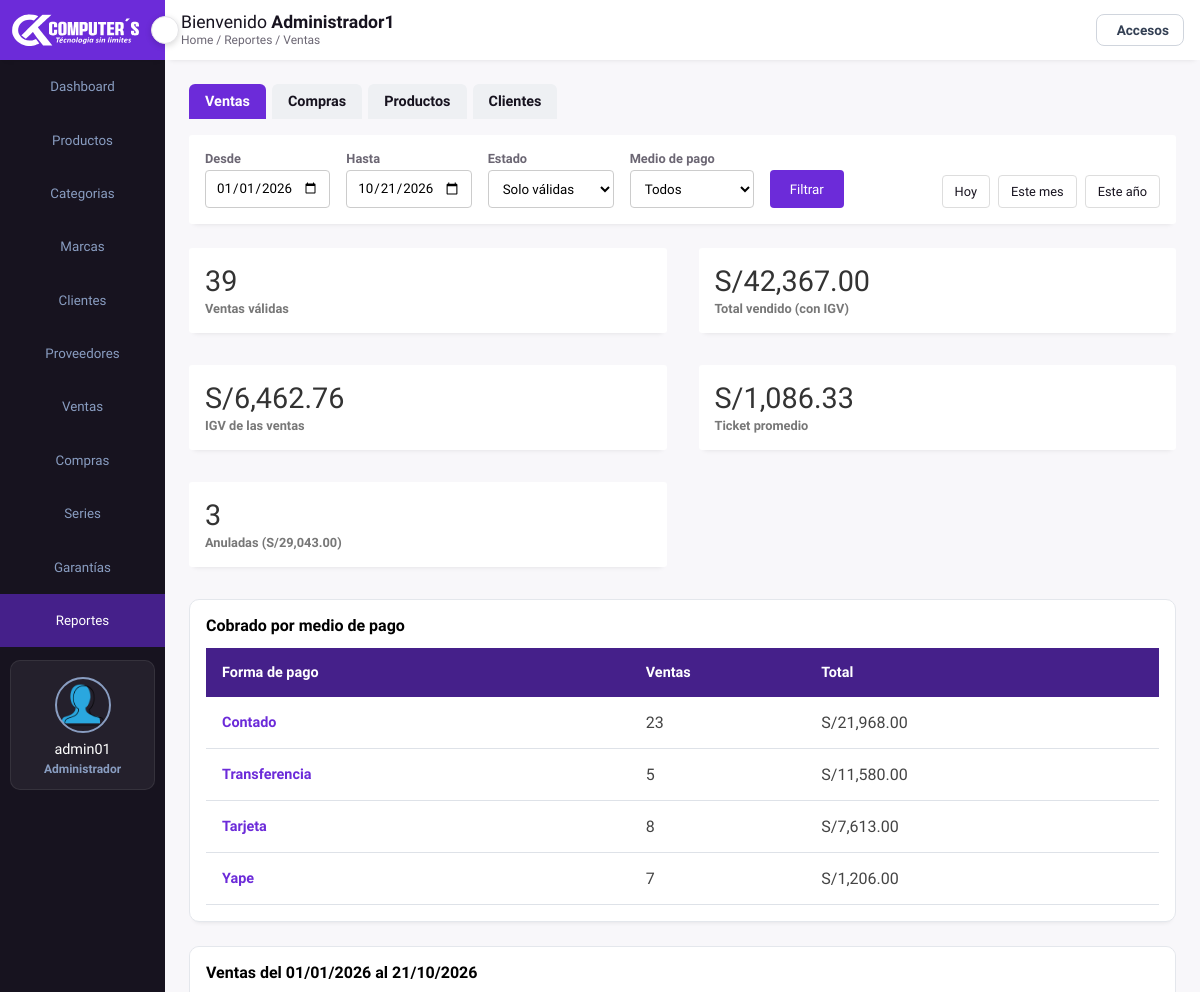
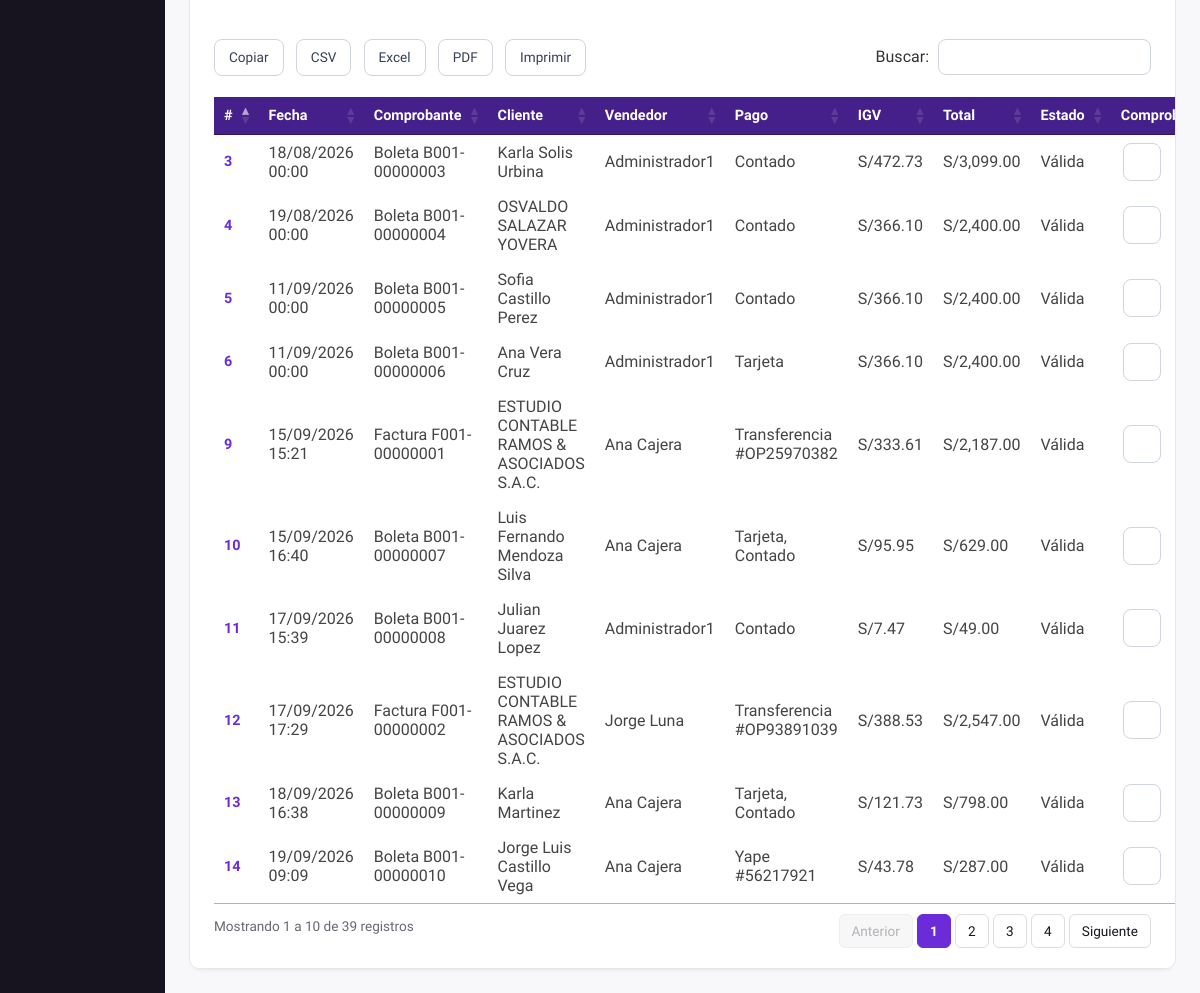
The app's page /frontend/reportes/ventas.php (signed in) with its own data (2 pictures, top to bottom).
### tables this page shows
CREATE TABLE `orders` (
  `idord` int(11) NOT NULL AUTO_INCREMENT,
  `user_id` int(11) NOT NULL,
  `idcli` int(11) DEFAULT NULL,
  `nomcl` text NOT NULL,
  `method` varchar(50) NOT NULL,
  `total_products` text NOT NULL,
  `total_price` decimal(10,2) NOT NULL,
  `subtotal_sin_igv` decimal(10,2) NOT NULL DEFAULT 0.00,
  `igv` decimal(10,2) NOT NULL DEFAULT 0.00,
  `placed_on` datetime NOT NULL,
  `payment_status` varchar(20) NOT NULL,
  `anulada` tinyint(1) NOT NULL DEFAULT 0,
  `anulada_on` datetime DEFAULT NULL,
  `motivo_anulacion` varchar(255) DEFAULT NULL,
  `reemplaza_a` int(11) DEFAULT NULL,
  `tipc` varchar(15) NOT NULL,
  `idserie` int(11) DEFAULT NULL,
  `serie` char(4) DEFAULT NULL,
  `numero` int(10) unsigned DEFAULT NULL,
  `doc_tipo` varchar(10) DEFAULT NULL,
  `doc_num` varchar(11) DEFAULT NULL,
  PRIMARY KEY (`idord`),
  UNIQUE KEY `uq_orders_comprobante` (`serie`,`numero`),
  KEY `orders_ibfk_1` (`user_id`),
  KEY `idx_orders_cliente` (`idcli`),
  KEY `idx_orders_serie` (`idserie`),
  KEY `idx_orders_reemplaza` (`reemplaza_a`),
  CONSTRAINT `orders_ibfk_1` FOREIGN KEY (`user_id`) REFERENCES `usuarios` (`id`),
  CONSTRAINT `orders_ibfk_2` FOREIGN KEY (`idcli`) REFERENCES `clientes` (`idcli`) ON UPDATE CASCADE,
  CONSTRAINT `orders_ibfk_3` FOREIGN KEY (`idserie`) REFERENCES `series` (`idserie`),
  CONSTRAINT `orders_ibfk_4` FOREIGN KEY (`reemplaza_a`) REFERENCES `orders` (`idord`)
);

CREATE TABLE `usuarios` (
  `id` int(11) NOT NULL AUTO_INCREMENT,
  `nombre` varchar(35) NOT NULL,
  `username` varchar(25) NOT NULL,
  `correo` varchar(35) NOT NULL,
  `password` varchar(255) NOT NULL,
  `rol` tinyint(1) NOT NULL DEFAULT 3 COMMENT '1=Administrador, 2=Cajero, 3=Empleado',
  `fere` timestamp NOT NULL DEFAULT current_timestamp() ON UPDATE current_timestamp(),
  `state` tinyint(1) NOT NULL DEFAULT 1,
  PRIMARY KEY (`id`)
);

### backend/config/helpers.php (called while the page is built, shortened)
<?php
function formato_comprobante($serie, $numero)
{
    return $serie . '-' . str_pad((string)$numero, 8, '0', STR_PAD_LEFT);
}
function e($valor)
{
    return htmlspecialchars((string)$valor, ENT_QUOTES, 'UTF-8');
}

### frontend/reportes/ventas.php (the view, shortened to what this page needs)
<?php
require_once __DIR__ . '/../../backend/config/app.php';
require __DIR__ . '/comun.php';
$estados = ['validas' => 'Solo válidas', 'anuladas' => 'Solo anuladas', 'todas' => 'Todas'];
$estado  = opcion_get('estado', $estados, 'validas');
$metodos = ['' => 'Todos'] + array_combine(METODOS_PAGO, METODOS_PAGO);
$metodo  = opcion_get('metodo', $metodos, '');
$where  = 'o.placed_on >= :desde AND o.placed_on < :hasta';
$params = $rango;
$resumen = $connect->prepare(
    "SELECT SUM(o.anulada = 0)                                                   AS ventas,
            COALESCE(SUM(CASE WHEN o.anulada = 0 THEN o.total_price END), 0)     AS total,
            COALESCE(SUM(CASE WHEN o.anulada = 0 THEN o.igv END), 0)             AS igv,
            SUM(o.anulada = 1)                                                   AS anuladas,
            COALESCE(SUM(CASE WHEN o.anulada = 1 THEN o.total_price END), 0)     AS total_anulado
       FROM orders o
      WHERE $where"
);
$resumen->execute($params);
$r = $resumen->fetch();
$promedio = $r->ventas ? $r->total / $r->ventas : 0;
$porPago = $connect->prepare(
    "SELECT pg.metodo, COUNT(DISTINCT o.idord) AS ventas, SUM(pg.monto) AS total
       FROM orders o INNER JOIN orders_pagos pg ON pg.idord = o.idord
      WHERE $where AND o.anulada = 0
      GROUP BY pg.metodo
      ORDER BY total DESC"
);
$porPago->execute($params);
$pagos = $porPago->fetchAll();
$filtroEstado = ['validas' => ' AND o.anulada = 0', 'anuladas' => ' AND o.anulada = 1', 'todas' => ''][$estado];
$lista = $connect->prepare(
    "SELECT o.idord, o.placed_on, o.tipc, o.serie, o.numero, o.nomcl, o.method, o.igv, o.total_price, o.anulada, o.motivo_anulacion,
            u.nombre AS vendedor,
            (SELECT GROUP_CONCAT(CONCAT(pg.metodo, IF(pg.num_operacion IS NULL, '', CONCAT(' #', pg.num_operacion))) SEPARATOR ', ')
               FROM orders_pagos pg WHERE pg.idord = o.idord) AS detalle_pago
       FROM orders o
       LEFT JOIN usuarios u ON u.id = o.user_id
      WHERE $where $filtroEstado
      ORDER BY o.placed_on DESC, o.idord DESC"
);
$lista->execute($params);
$ventas = $lista->fetchAll();
require __DIR__ . '/../layout/cabecera.php';
?>
            <div class="page-content">
                <form class="filtros" method="GET" action="">
                    <label>Desde <input type="date" name="desde" value="<?php echo e($desde); ?>" max="<?php echo e($hoy); ?>"></label>
                    <label>Hasta <input type="date" name="hasta" value="<?php echo e($hasta); ?>" max="<?php echo e($hoy); ?>"></label>
                    <label>Estado
                        <select name="estado">
<?php foreach ($estados as $valor => $texto): ?>
                            <option value="<?php echo $valor; ?>"<?php echo $valor === $estado ? ' selected' : ''; ?>><?php echo $texto; ?></option>
<?php endforeach; ?>
                        </select>
                    </label>
                    <label>Medio de pago
                        <select name="metodo">
<?php foreach ($metodos as $valor => $texto): ?>
                            <option value="<?php echo e($valor); ?>"<?php echo $valor === $metodo ? ' selected' : ''; ?>><?php echo e($texto); ?></option>
<?php endforeach; ?>
                        </select>
                    </label>
                    <button type="submit">Filtrar</button>
                    <span class="atajos">
<?php foreach ($atajos as $texto => [$d, $h]): ?>
                        <a href="<?php echo url_atajo($d, $h); ?>"><?php echo $texto; ?></a>
<?php endforeach; ?>
                    </span>
                </form>
                <div class="analytics">
                    <div class="card">
                        <div class="card-head">
                            <h2><?php echo (int)$r->ventas; ?></h2>
                        </div>
                        <div class="card-progress"><small>Ventas válidas</small></div>
                    </div>
                    <div class="card">
                        <div class="card-head">
                            <h2>S/<?php echo number_format($r->total, 2); ?></h2>
                        </div>
                        <div class="card-progress"><small>Total vendido (con IGV)</small></div>
                    </div>
                    <div class="card">
                        <div class="card-head">
                            <h2>S/<?php echo number_format($r->igv, 2); ?></h2>
                        </div>
                        <div class="card-progress"><small>IGV de las ventas</small></div>
                    </div>
                    <div class="card">
                        <div class="card-head">
                            <h2>S/<?php echo number_format($promedio, 2); ?></h2>
                        </div>
                        <div class="card-progress"><small>Ticket promedio</small></div>
                    </div>
                    <div class="card">
                        <div class="card-head">
                            <h2><?php echo (int)$r->anuladas; ?></h2>
                        </div>
                        <div class="card-progress"><small>Anuladas (S/<?php echo number_format($r->total_anulado, 2); ?>)</small></div>
                    </div>
                </div>
<?php if ($pagos): ?>
                <div class="records por-pago">
                    <h3>Cobrado por medio de pago</h3>
                    <table width="100%">
                        <thead>
                            <tr><th>Forma de pago</th><th>Ventas</th><th>Total</th></tr>
                        </thead>
                        <tbody>
<?php foreach ($pagos as $p): ?>
                            <tr>
                                <td><?php echo e($p->metodo); ?></td>
                                <td><?php echo (int)$p->ventas; ?></td>
                                <td>S/<?php echo number_format($p->total, 2); ?></td>
                            </tr>
<?php endforeach; ?>
                        </tbody>
                    </table>
                </div>
<?php endif; ?>
                <div class="records table-responsive">
                    <div class="record-header">
                        <h3>Ventas del <?php echo date('d/m/Y', strtotime($desde)); ?> al <?php echo date('d/m/Y', strtotime($hasta)); ?></h3>
                    </div>
                    <div>
<?php if ($ventas): ?>
                        <table width="100%" id="example">
                            <thead>
                                <tr>
                                    <th>#</th>
                                    <th><span class="las la-sort"></span>Fecha</th>
                                    <th><span class="las la-sort"></span>Comprobante</th>
                                    <th><span class="las la-sort"></span>Cliente</th>
                                    <th><span class="las la-sort"></span>Vendedor</th>
                                    <th><span class="las la-sort"></span>Pago</th>
                                    <th><span class="las la-sort"></span>IGV</th>
                                    <th><span class="las la-sort"></span>Total</th>
                                    <th><span class="las la-sort"></span>Estado</th>
                                    <th>Comprobante</th>
                                </tr>
                            </thead>
                            <tbody>
<?php foreach ($ventas as $v): ?>
                                <tr>
                                    <td><?php echo e($v->idord); ?></td>
                                    <td data-order="<?php echo e($v->placed_on); ?>"><?php echo date('d/m/Y H:i', strtotime($v->placed_on)); ?></td>
                                    <td><?php echo e($v->tipc); ?><?php echo !empty($v->serie) ? ' ' . e(formato_comprobante($v->serie, $v->numero)) : ''; ?></td>
                                    <td><?php echo e($v->nomcl); ?></td>
                                    <td><?php echo e($v->vendedor ?? '—'); ?></td>
                                    <td><?php echo e($v->detalle_pago ?: $v->method); ?></td>
                                    <td>S/<?php echo number_format($v->igv, 2); ?></td>
                                    <td data-order="<?php echo e($v->total_price); ?>">S/<?php echo number_format($v->total_price, 2); ?></td>
<?php if ((int)$v->anulada === 1): ?>
                                    <td><span class="chip peligro" title="<?php echo e($v->motivo_anulacion); ?>">ANULADA</span></td>
<?php else: ?>
                                    <td>Válida</td>
<?php endif; ?>
                                    <td><a title="Boleta" href="../ventas/boleta.php?id=<?php echo e($v->idord); ?>" class="btn-icono"><span class="las la-file-alt"></span></a></td>
                                </tr>
<?php endforeach; ?>
                            </tbody>
                        </table>
<?php else: ?>
                        <p class="sin-datos">No hay ventas en este rango.</p>
<?php endif; ?>
                    </div>
                </div>
            </div>
<?php require __DIR__ . '/../layout/pie.php'; ?>
</body>
</html>

### backend/css/admin.css (style rules this page uses)
:root { --main-color: #6C2BD9; --color-dark: #17131F; --text-grey: #6B6673; }
* { margin: 0; padding: 0; text-decoration: none; list-style-type: none; box-sizing: border-box; font-family: 'Lexend Deca', sans-serif; }
.page-content { padding: 1.5rem; min-height: calc(100vh - 60px); background: #F8F7FA; }
.analytics { display: grid; grid-template-columns: repeat(4, 1fr); grid-gap: 2rem; margin-top: .5rem; margin-bottom: 2rem; }
.card { box-shadow: 0px 5px 5px -5px rgb(0 0 0 / 10%); background: #fff; padding: 1rem; border-radius: 3px; }
.card-head { display: flex; justify-content: space-between; align-items: center; }
.card-head h2 { color: #333; font-size: 1.8rem; font-weight: 500; }
.card-progress small { color: #777; font-size: .8rem; font-weight: 600; }
.records { box-shadow: 0px 5px 5px -5px rgb(0 0 0 / 10%); background: #fff; border-radius: 3px; }
.record-header { padding: 1rem; display: flex; justify-content: space-between; align-items: center; }
input, button, select { outline: none; }
.table-responsive { width: 100%; overflow: auto; }
table { border-collapse: collapse; }
table thead tr { background: #45208A; }
table thead th { padding: 1rem 0rem; text-align: left; color: #fff; font-size: .9rem; }
table thead th:first-child { padding-left: 1rem; }
table tbody td { padding: 1rem 0rem; color: #444; }
table tbody td:first-child { padding-left: 1rem; color: var(--main-color); font-weight: 600; font-size: .9rem; }
table tbody tr { border-bottom: 1px solid #dee2e8; }
@media only screen and (max-width: 1200px) { .analytics { grid-template-columns: repeat(2, 1fr); } }
select { width: 100%; padding: 15px; margin: 5px 0 22px 0; display: inline-block; border: none; background: #f1f1f1; }
input[type=text], input[type=password], input[type=date],input[type=datetime-local], input[type=file],textarea, input[type=number] { width: 100%; padding: 15px; margin: 20px 0 22px 0; display: inline-block; border: none; background: #f1f1f1; }
.filtros { display: flex; flex-wrap: wrap; align-items: flex-end; gap: 12px 16px; background: #fff; padding: 1rem; margin-bottom: 1.5rem; border-radius: 3px; box-shadow: 0px 5px 5px -5px rgb(0 0 0 / 10%); }
.filtros label { display: flex; flex-direction: column; gap: 4px; font-size: .8rem; font-weight: 600; color: var(--text-grey); }
.filtros input[type=date], .filtros select { width: auto; height: 38px; padding: 0 10px; margin: 0; border: 1px solid #ccc; border-radius: 4px; background: #fff; }
.filtros button { height: 38px; padding: 0 20px; border: none; border-radius: 4px; background: var(--main-color); color: #fff; cursor: pointer; }
.filtros .atajos { display: flex; gap: 8px; margin-left: auto; }
.filtros .atajos a { padding: 8px 12px; border: 1px solid #ddd; border-radius: 4px; font-size: .8rem; color: var(--color-dark); }
.por-pago { padding: 1rem; margin-bottom: 1.5rem; }
.por-pago h3, .records .record-header h3 { font-size: 1rem; margin-bottom: .8rem; }
.btn-icono { width: 38px; height: 38px; display: inline-flex; align-items: center; justify-content: center; border: 1px solid #d0d5dd; border-radius: 8px; background: #fff; color: #344054; font-size: 1.2rem; cursor: pointer; transition: border-color 150ms, color 150ms, background 150ms; }
html { background: #F8F7FA; }
td > .btn-icono, td form .btn-icono { margin: 0 2px; vertical-align: middle; }
td:has(> .btn-icono), td:has(> form > .btn-icono), td:has(> .acciones) { white-space: nowrap; }

### backend/css/tablas.css (style rules this page uses)
.records { border: 1px solid #e4e7ec; border-radius: 10px; }

### records on screen
orders: idord "14", placed_on "19/09/2026 09:09", tipc "Boleta", formato_comprobante($v->serie, $v->numero) "B001-00000010", nomcl "Jorge Luis Castillo Vega", user.nombre "Ana Cajera", method "Yape #56217921", igv "43.78", total_price "287.00", anulada "Válida"
orders: idord "13", placed_on "18/09/2026 16:38", tipc "Boleta", formato_comprobante($v->serie, $v->numero) "B001-00000009", nomcl "Karla Martinez", user.nombre "Ana Cajera", method "Tarjeta, Contado", igv "121.73", total_price "798.00", anulada "Válida"
orders: idord "12", placed_on "17/09/2026 17:29", tipc "Factura", formato_comprobante($v->serie, $v->numero) "F001-00000002", nomcl "ESTUDIO CONTABLE RAMOS & ASOCIADOS S.A.C.", user.nombre "Jorge Luna", method "Transferencia #OP93891039", igv "388.53", total_price "2,547.00", anulada "Válida"
orders: idord "11", placed_on "17/09/2026 15:39", tipc "Boleta", formato_comprobante($v->serie, $v->numero) "B001-00000008", nomcl "Julian Juarez Lopez", user.nombre "Administrador1", method "Contado", igv "7.47", total_price "49.00", anulada "Válida"
orders: idord "10", placed_on "15/09/2026 16:40", tipc "Boleta", formato_comprobante($v->serie, $v->numero) "B001-00000007", nomcl "Luis Fernando Mendoza Silva", user.nombre "Ana Cajera", method "Tarjeta, Contado", igv "95.95", total_price "629.00", anulada "Válida"
orders: idord "9", placed_on "15/09/2026 15:21", tipc "Factura", formato_comprobante($v->serie, $v->numero) "F001-00000001", nomcl "ESTUDIO CONTABLE RAMOS & ASOCIADOS S.A.C.", user.nombre "Ana Cajera", method "Transferencia #OP25970382", igv "333.61", total_price "2,187.00", anulada "Válida"
orders: idord "6", placed_on "11/09/2026 00:00", tipc "Boleta", formato_comprobante($v->serie, $v->numero) "B001-00000006", nomcl "Ana Vera Cruz", user.nombre "Administrador1", method "Tarjeta", igv "366.10", total_price "2,400.00", anulada "Válida"
orders: idord "5", placed_on "11/09/2026 00:00", tipc "Boleta", formato_comprobante($v->serie, $v->numero) "B001-00000005", nomcl "Sofia Castillo Perez", user.nombre "Administrador1", method "Contado", igv "366.10", total_price "2,400.00", anulada "Válida"
orders: idord "4", placed_on "19/08/2026 00:00", tipc "Boleta", formato_comprobante($v->serie, $v->numero) "B001-00000004", nomcl "OSVALDO SALAZAR YOVERA", user.nombre "Administrador1", method "Contado", igv "366.10", total_price "2,400.00", anulada "Válida"
orders: idord "3", placed_on "18/08/2026 00:00", tipc "Boleta", formato_comprobante($v->serie, $v->numero) "B001-00000003", nomcl "Karla Solis Urbina", user.nombre "Administrador1", method "Contado", igv "472.73", total_price "3,099.00", anulada "Válida"

### other values on screen
$texto "Dashboard"
$texto "Productos"
$texto "Categorias"
$texto "Marcas"
$texto "Clientes"
$texto "Proveedores"
$texto "Ventas"
$texto "Compras"
$texto "Series"
$texto "Garantías"
$texto "Reportes"
$_SESSION['username'] "admin01"
nombre_rol(rol_actual()) "Administrador"
$_SESSION['nombre'] "Administrador1"
$migas "Reportes / Ventas"
